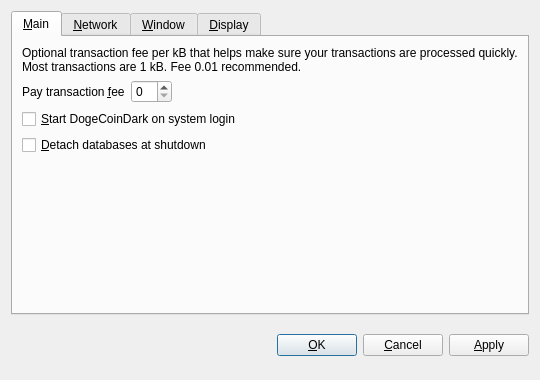
<?xml version="1.0" encoding="UTF-8"?>
<ui version="4.0">
 <class>OptionsDialog</class>
 <widget class="QDialog" name="OptionsDialog">
  <property name="geometry">
   <rect>
    <x>0</x>
    <y>0</y>
    <width>540</width>
    <height>380</height>
   </rect>
  </property>
  <property name="windowTitle">
   <string>Options</string>
  </property>
  <property name="modal">
   <bool>true</bool>
  </property>
  <layout class="QVBoxLayout" name="verticalLayout">
   <item>
    <widget class="QTabWidget" name="tabWidget">
     <property name="tabPosition">
      <enum>QTabWidget::North</enum>
     </property>
     <property name="currentIndex">
      <number>0</number>
     </property>
     <widget class="QWidget" name="tabMain">
      <attribute name="title">
       <string>&amp;Main</string>
      </attribute>
      <layout class="QVBoxLayout" name="verticalLayout_Main">
       <item>
        <widget class="QLabel" name="transactionFeeInfoLabel">
         <property name="text">
          <string>Optional transaction fee per kB that helps make sure your transactions are processed quickly. Most transactions are 1 kB. Fee 0.01 recommended.</string>
         </property>
         <property name="textFormat">
          <enum>Qt::PlainText</enum>
         </property>
         <property name="wordWrap">
          <bool>true</bool>
         </property>
        </widget>
       </item>
       <item>
        <layout class="QHBoxLayout" name="horizontalLayout_Main">
         <item>
          <widget class="QLabel" name="transactionFeeLabel">
           <property name="text">
            <string>Pay transaction &amp;fee</string>
           </property>
           <property name="textFormat">
            <enum>Qt::PlainText</enum>
           </property>
           <property name="buddy">
            <cstring>transactionFee</cstring>
           </property>
          </widget>
         </item>
         <item>
          <widget class="BitcoinAmountField" name="transactionFee"/>
         </item>
         <item>
          <spacer name="horizontalSpacer_Main">
           <property name="orientation">
            <enum>Qt::Horizontal</enum>
           </property>
           <property name="sizeHint" stdset="0">
            <size>
             <width>40</width>
             <height>20</height>
            </size>
           </property>
          </spacer>
         </item>
        </layout>
       </item>
       <item>
        <widget class="QCheckBox" name="bitcoinAtStartup">
         <property name="toolTip">
          <string>Automatically start DogeCoinDark after logging in to the system.</string>
         </property>
         <property name="text">
          <string>&amp;Start DogeCoinDark on system login</string>
         </property>
        </widget>
       </item>
       <item>
        <widget class="QCheckBox" name="detachDatabases">
         <property name="toolTip">
          <string>Detach block and address databases at shutdown. This means they can be moved to another data directory, but it slows down shutdown. The wallet is always detached.</string>
         </property>
         <property name="text">
          <string>&amp;Detach databases at shutdown</string>
         </property>
        </widget>
       </item>
       <item>
        <spacer name="verticalSpacer_Main">
         <property name="orientation">
          <enum>Qt::Vertical</enum>
         </property>
         <property name="sizeHint" stdset="0">
          <size>
           <width>20</width>
           <height>40</height>
          </size>
         </property>
        </spacer>
       </item>
      </layout>
     </widget>
     <widget class="QWidget" name="tabNetwork">
      <attribute name="title">
       <string>&amp;Network</string>
      </attribute>
      <layout class="QVBoxLayout" name="verticalLayout_Network">
       <item>
        <widget class="QCheckBox" name="mapPortUpnp">
         <property name="toolTip">
          <string>Automatically open the DogeCoinDark client port on the router. This only works when your router supports UPnP and it is enabled.</string>
         </property>
         <property name="text">
          <string>Map port using &amp;UPnP</string>
         </property>
        </widget>
       </item>
       <item>
        <widget class="QCheckBox" name="connectSocks">
         <property name="toolTip">
          <string>Connect to the DogeCoinDark network through a SOCKS proxy (e.g. when connecting through Tor).</string>
         </property>
         <property name="text">
          <string>&amp;Connect through SOCKS proxy:</string>
         </property>
        </widget>
       </item>
       <item>
        <layout class="QHBoxLayout" name="horizontalLayout_Network">
         <item>
          <widget class="QLabel" name="proxyIpLabel">
           <property name="text">
            <string>Proxy &amp;IP:</string>
           </property>
           <property name="textFormat">
            <enum>Qt::PlainText</enum>
           </property>
           <property name="buddy">
            <cstring>proxyIp</cstring>
           </property>
          </widget>
         </item>
         <item>
          <widget class="QValidatedLineEdit" name="proxyIp">
           <property name="maximumSize">
            <size>
             <width>140</width>
             <height>16777215</height>
            </size>
           </property>
           <property name="toolTip">
            <string>IP address of the proxy (e.g. 127.0.0.1)</string>
           </property>
          </widget>
         </item>
         <item>
          <widget class="QLabel" name="proxyPortLabel">
           <property name="text">
            <string>&amp;Port:</string>
           </property>
           <property name="textFormat">
            <enum>Qt::PlainText</enum>
           </property>
           <property name="buddy">
            <cstring>proxyPort</cstring>
           </property>
          </widget>
         </item>
         <item>
          <widget class="QLineEdit" name="proxyPort">
           <property name="maximumSize">
            <size>
             <width>55</width>
             <height>16777215</height>
            </size>
           </property>
           <property name="toolTip">
            <string>Port of the proxy (e.g. 9050)</string>
           </property>
          </widget>
         </item>
         <item>
          <widget class="QLabel" name="socksVersionLabel">
           <property name="text">
            <string>SOCKS &amp;Version:</string>
           </property>
           <property name="textFormat">
            <enum>Qt::PlainText</enum>
           </property>
           <property name="buddy">
            <cstring>socksVersion</cstring>
           </property>
          </widget>
         </item>
         <item>
          <widget class="QValueComboBox" name="socksVersion">
           <property name="toolTip">
            <string>SOCKS version of the proxy (e.g. 5)</string>
           </property>
          </widget>
         </item>
         <item>
          <spacer name="horizontalSpacer_Network">
           <property name="orientation">
            <enum>Qt::Horizontal</enum>
           </property>
           <property name="sizeHint" stdset="0">
            <size>
             <width>40</width>
             <height>20</height>
            </size>
           </property>
          </spacer>
         </item>
        </layout>
       </item>
       <item>
        <spacer name="verticalSpacer_Network">
         <property name="orientation">
          <enum>Qt::Vertical</enum>
         </property>
         <property name="sizeHint" stdset="0">
          <size>
           <width>20</width>
           <height>40</height>
          </size>
         </property>
        </spacer>
       </item>
      </layout>
     </widget>
     <widget class="QWidget" name="tabWindow">
      <attribute name="title">
       <string>&amp;Window</string>
      </attribute>
      <layout class="QVBoxLayout" name="verticalLayout_Window">
       <item>
        <widget class="QCheckBox" name="minimizeToTray">
         <property name="toolTip">
          <string>Show only a tray icon after minimizing the window.</string>
         </property>
         <property name="text">
          <string>&amp;Minimize to the tray instead of the taskbar</string>
         </property>
        </widget>
       </item>
       <item>
        <widget class="QCheckBox" name="minimizeOnClose">
         <property name="toolTip">
          <string>Minimize instead of exit the application when the window is closed. When this option is enabled, the application will be closed only after selecting Quit in the menu.</string>
         </property>
         <property name="text">
          <string>M&amp;inimize on close</string>
         </property>
        </widget>
       </item>
       <item>
        <spacer name="verticalSpacer_Window">
         <property name="orientation">
          <enum>Qt::Vertical</enum>
         </property>
         <property name="sizeHint" stdset="0">
          <size>
           <width>20</width>
           <height>40</height>
          </size>
         </property>
        </spacer>
       </item>
      </layout>
     </widget>
     <widget class="QWidget" name="tabDisplay">
      <attribute name="title">
       <string>&amp;Display</string>
      </attribute>
      <layout class="QVBoxLayout" name="verticalLayout_Display">
       <item>
        <layout class="QHBoxLayout" name="horizontalLayout_1_Display">
         <item>
          <widget class="QLabel" name="langLabel">
           <property name="text">
            <string>User Interface &amp;language:</string>
           </property>
           <property name="textFormat">
            <enum>Qt::PlainText</enum>
           </property>
           <property name="buddy">
            <cstring>lang</cstring>
           </property>
          </widget>
         </item>
         <item>
          <widget class="QValueComboBox" name="lang">
           <property name="toolTip">
            <string>The user interface language can be set here. This setting will take effect after restarting DogeCoinDark.</string>
           </property>
          </widget>
         </item>
        </layout>
       </item>
       <item>
        <layout class="QHBoxLayout" name="horizontalLayout_2_Display">
         <item>
          <widget class="QLabel" name="unitLabel">
           <property name="text">
            <string>&amp;Unit to show amounts in:</string>
           </property>
           <property name="textFormat">
            <enum>Qt::PlainText</enum>
           </property>
           <property name="buddy">
            <cstring>unit</cstring>
           </property>
          </widget>
         </item>
         <item>
          <widget class="QValueComboBox" name="unit">
           <property name="toolTip">
            <string>Choose the default subdivision unit to show in the interface and when sending coins.</string>
           </property>
          </widget>
         </item>
        </layout>
       </item>
       <item>
        <widget class="QCheckBox" name="displayAddresses">
         <property name="toolTip">
          <string>Whether to show DogeCoinDark addresses in the transaction list or not.</string>
         </property>
         <property name="text">
          <string>&amp;Display addresses in transaction list</string>
         </property>
        </widget>
       </item>
       <item>
        <widget class="QCheckBox" name="coinControlFeatures">
         <property name="toolTip">
          <string>Whether to show coin control features or not.</string>
         </property>
         <property name="text">
          <string>Display coin &amp;control features (experts only!)</string>
         </property>
        </widget>
       </item>
       <item>
        <spacer name="verticalSpacer_Display">
         <property name="orientation">
          <enum>Qt::Vertical</enum>
         </property>
         <property name="sizeHint" stdset="0">
          <size>
           <width>20</width>
           <height>40</height>
          </size>
         </property>
        </spacer>
       </item>
      </layout>
     </widget>
    </widget>
   </item>
   <item>
    <layout class="QHBoxLayout" name="horizontalLayout_Buttons">
     <item>
      <spacer name="horizontalSpacer_1">
       <property name="orientation">
        <enum>Qt::Horizontal</enum>
       </property>
       <property name="sizeHint" stdset="0">
        <size>
         <width>40</width>
         <height>48</height>
        </size>
       </property>
      </spacer>
     </item>
     <item>
      <widget class="QLabel" name="statusLabel">
       <property name="font">
        <font>
         <weight>75</weight>
         <bold>true</bold>
        </font>
       </property>
       <property name="text">
        <string/>
       </property>
       <property name="textFormat">
        <enum>Qt::PlainText</enum>
       </property>
       <property name="wordWrap">
        <bool>true</bool>
       </property>
      </widget>
     </item>
     <item>
      <spacer name="horizontalSpacer_2">
       <property name="orientation">
        <enum>Qt::Horizontal</enum>
       </property>
       <property name="sizeHint" stdset="0">
        <size>
         <width>40</width>
         <height>48</height>
        </size>
       </property>
      </spacer>
     </item>
     <item>
      <widget class="QPushButton" name="okButton">
       <property name="text">
        <string>&amp;OK</string>
       </property>
      </widget>
     </item>
     <item>
      <widget class="QPushButton" name="cancelButton">
       <property name="text">
        <string>&amp;Cancel</string>
       </property>
       <property name="autoDefault">
        <bool>false</bool>
       </property>
      </widget>
     </item>
     <item>
      <widget class="QPushButton" name="applyButton">
       <property name="text">
        <string>&amp;Apply</string>
       </property>
       <property name="autoDefault">
        <bool>false</bool>
       </property>
      </widget>
     </item>
    </layout>
   </item>
  </layout>
 </widget>
 <customwidgets>
  <customwidget>
   <class>BitcoinAmountField</class>
   <extends>QSpinBox</extends>
   <header>bitcoinamountfield.h</header>
  </customwidget>
  <customwidget>
   <class>QValueComboBox</class>
   <extends>QComboBox</extends>
   <header>qvaluecombobox.h</header>
  </customwidget>
  <customwidget>
   <class>QValidatedLineEdit</class>
   <extends>QLineEdit</extends>
   <header>qvalidatedlineedit.h</header>
  </customwidget>
 </customwidgets>
 <resources/>
 <connections/>
</ui>
